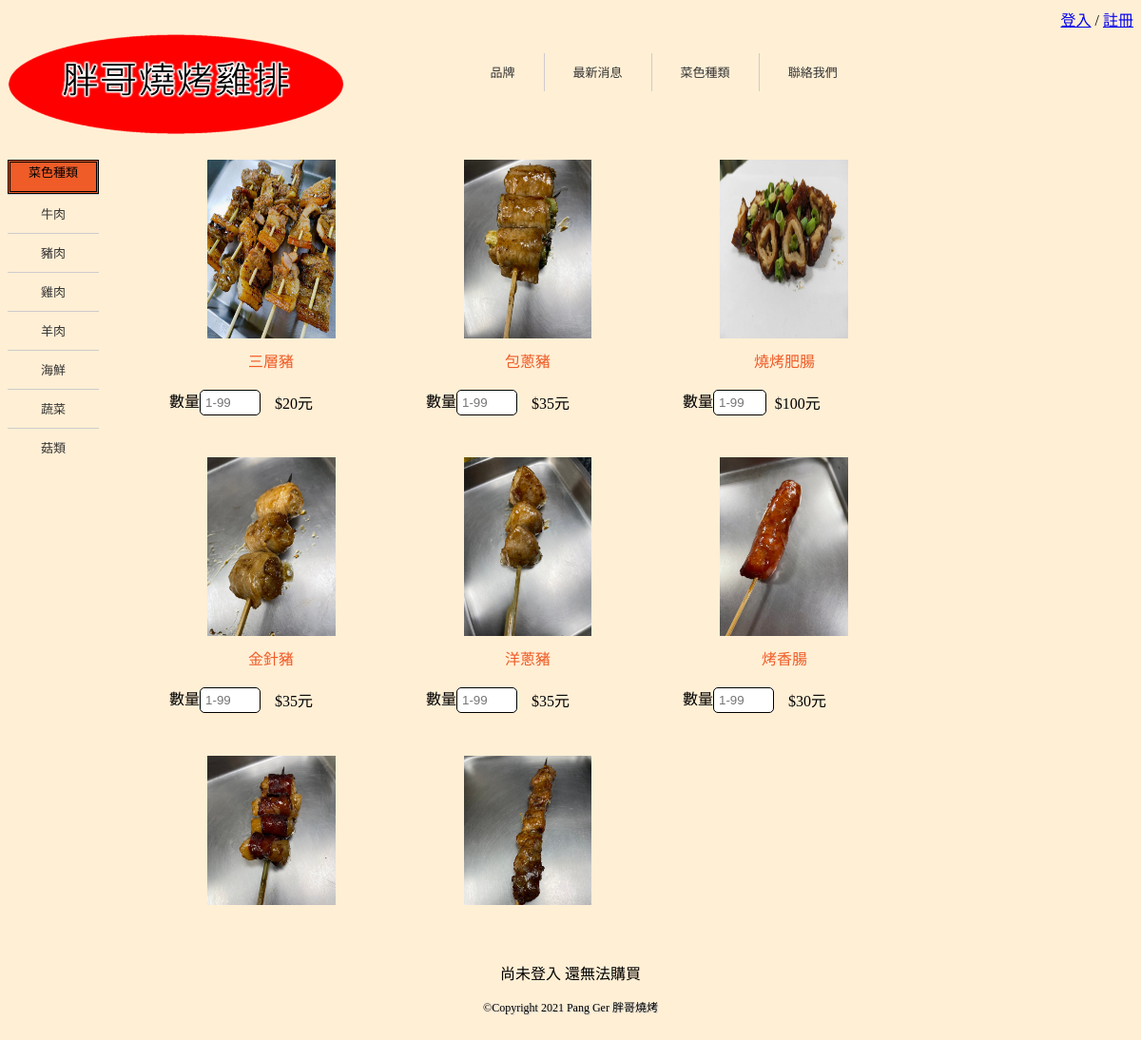
Screenshot of /pig/ with the database file from the repository.
### myapp/models.py (models this page shows, shortened)
class pigview(models.Model):
    salename = models.CharField(max_length=20)
    saleprice = models.IntegerField(default=0)
    imgname = models.CharField(max_length=20)

### myapp/views.py (the view, shortened to what this page needs)
# urls.py: url(r'^pig/',views.pig),
def pig(request):
    pigs = models.pigview.objects.all()
    now=datetime.now()
    return render(request,"pig.html",locals())

### templates/pig.html (shortened to what this page needs)
{% extends "dish_base.html" %}
{% load static %}
{% block content %}
{% for pig in pigs %}
    <div>
    <img  src="/static/images/豬/{{ pig.imgname }}.jpg"  />
        <font id='sales'>{{ pig.salename }}</font>
      <div>
       <table  width="220">
           <td width="25">
               <font>數量</font><input  type="number" name="number"  onchange="count()" id='ex-1' placeholder="1-99">
           </td>
           <td width="15">
               $<font id="saleprice" name="num">{{ pig.saleprice }}</font>元
           </td>
       </table>
      </div>
    </div>
{% endfor %}
{% endblock %}

### static/css/style2.css (style rules this page uses)
.item div { width:30%; height:40%; color: #ef5c28; text-align:center; float:left; }
.item div img { width:50%; height:60%; }
.item div div { width:100% }
.item div div table { margin-left:auto; margin-right:auto; }
input[type="number"] { padding:5px 5px; border:1px black solid; cursor:pointer; -webkit-border-radius: 5px; border-radius: 5px; width:60%; height:100%; }

### rows the page displays
pigview: shows a picture, salename "三層豬", saleprice "20"
pigview: shows a picture, salename "包蔥豬", saleprice "35"
pigview: shows a picture, salename "燒烤肥腸", saleprice "100"
pigview: shows a picture, salename "金針豬", saleprice "35"
pigview: shows a picture, salename "洋蔥豬", saleprice "35"
pigview: shows a picture, salename "烤香腸", saleprice "30"
pigview: imgname (picture)
pigview: shows a picture
